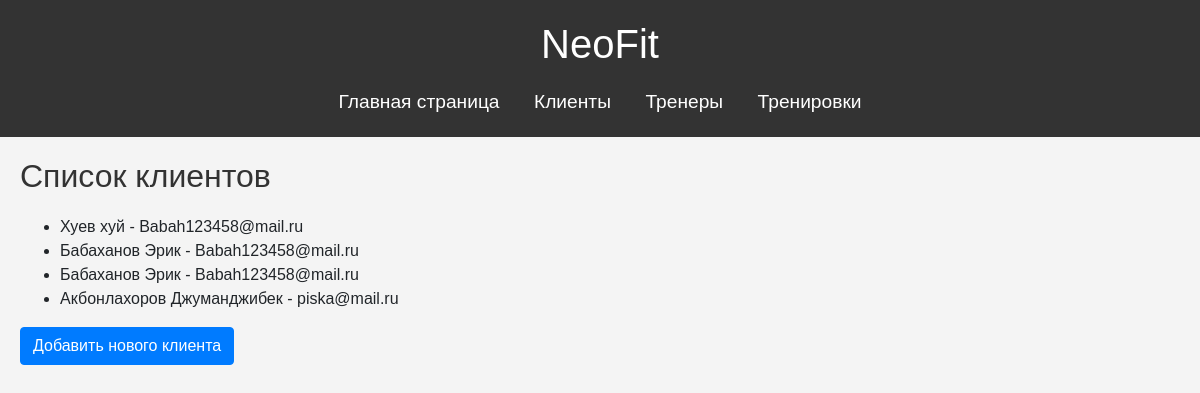
Page /appointments/clients/ on the earlier database version.
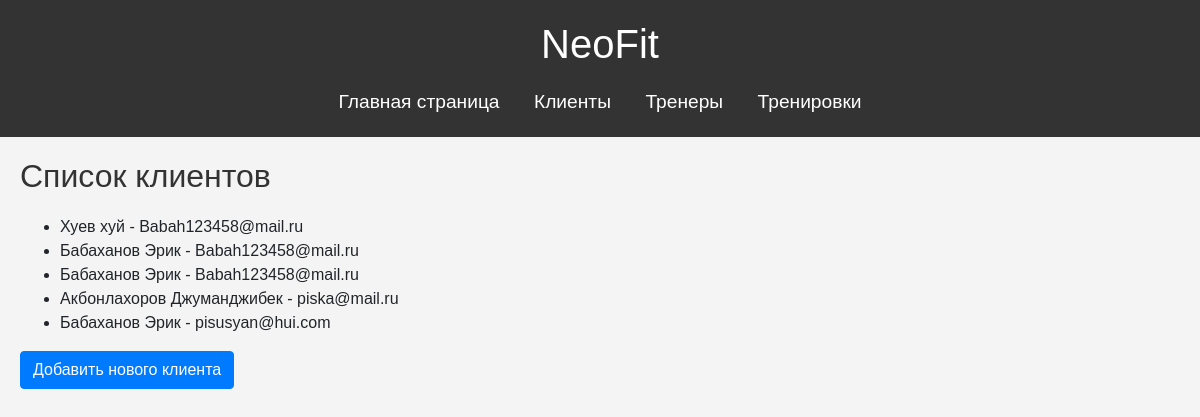
Same page on the later database version.
### appointments/models.py (models this page shows, shortened)
class Client(models.Model):
    last_name = models.CharField(max_length=100)  # Фамилия
    first_name = models.CharField(max_length=100)  # Имя
    middle_name = models.CharField(max_length=100, blank=True, null=True)  # Отчество (необязательно)
    email = models.EmailField()
    phone_number = models.CharField(max_length=15)  # Номер телефона
    birthdate = models.DateField(null=True, blank=True)  # Дата рождения

### appointments/views.py (the view)
# urls.py: path('clients/', views.client_list, name='client_list'),
def client_list(request):
    clients = Client.objects.all()
    return render(request, 'appointments/client_list.html', {'clients': clients})

### appointments/templates/appointments/client_list.html
{% extends 'appointments/base.html' %}
{% block content %}
    <h2>Список клиентов</h2>
    <ul>
        {% for client in clients %}
            <li>{{ client.last_name }} {{ client.first_name }} - {{ client.email }}</li>
        {% endfor %}
    </ul>
    <a href="{% url 'appointments:create_client' %}" class="btn btn-primary">Добавить нового клиента</a>
{% endblock %}

Differences in the rows shown:
added Client: last_name "Бабаханов", first_name "Эрик", email "pisusyan@hui.com"
